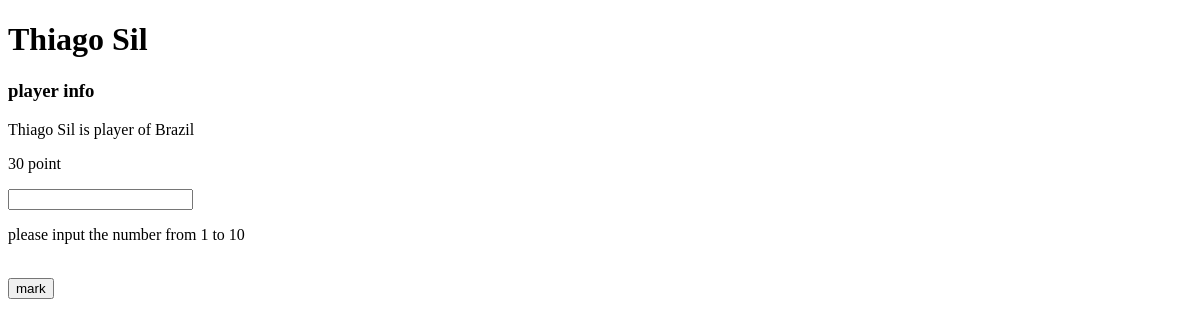
The app's page /team/222/11117, older data.
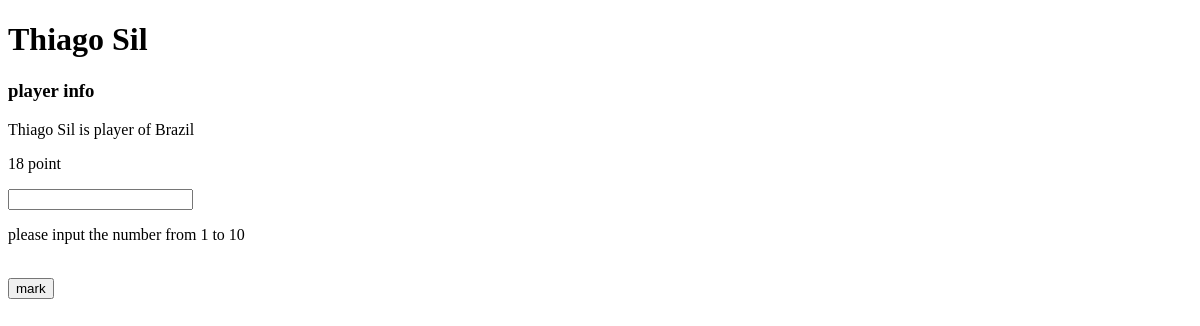
The same page, newer data.
### player/models.py (models this page shows, shortened)
class Player(models.Model):
    name = models.CharField(max_length=10)
    team_id = models.ForeignKey(Team)
    ave_mark = models.IntegerField(default=0)
    mark_times = models.IntegerField(default=0)

class Team(models.Model):
    name = models.CharField(max_length=100)

### player/views.py (the view)
# urls.py: url(r'^(?P<team_id>\d+)/(?P<player_id>\d+)$', views.playerDetail, name='player'),
def playerDetail(request,team_id,player_id):
    team=getTeamById(team_id)
    player=getPlayerById(player_id)
    return render(request, 'team/player.html', {'player': player,
                                                'team':team})

### player/dao/playerDao.py (called while the page is built)
def getPlayerById(player_id):
    return get_object_or_404(Player, pk=player_id)

### player/dao/teamDao.py (called while the page is built)
def getTeamById(team_id):
    return get_object_or_404(Team, pk=team_id)

### player/templates/team/player.html (shortened to what this page needs)
<!DOCTYPE html>
<html>
<head>
</head>
<body>
	<h1>{{ player.name }}</h1>
	<h3>player info</h3>
	<p>{{ player.name }} is player of {{team.name }}</p>
	<p>{{player.ave_mark}} point</p>
	<form action="{%url 'team:mark' team.id player.id%}" method="post">
		<input type="text"  name='mark_input'  id='mark_input'/>
		<p id='message'>please input the number from 1 to 10	</p>
	<input type="submit" value="mark" id='sButton' />
	</form>
</body>
</html>

Row changes from the older to the newer data that the page shows:
changed Player "Thiago Sil": ave_mark "30" → "18"
